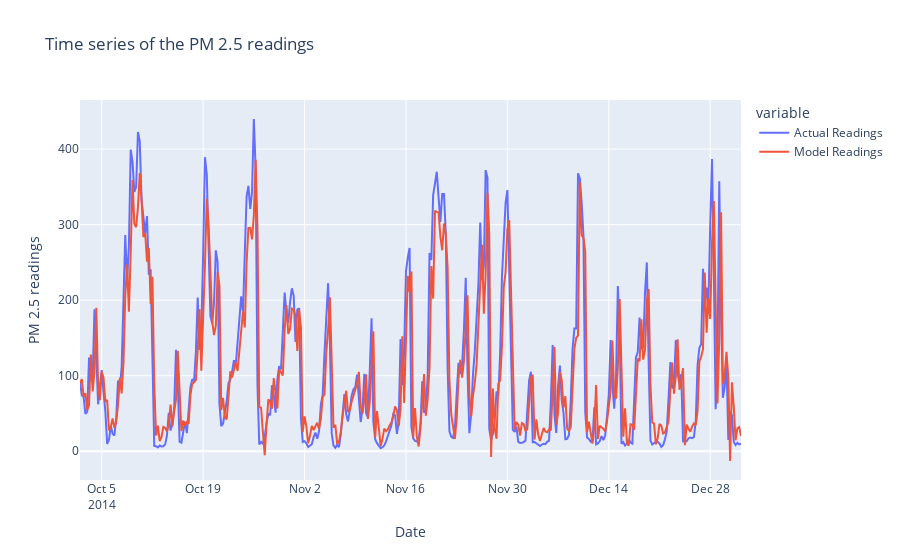

Notebook source saved alongside this figure:
### Markdown cell above
**Task 20:** Visualize the readings on a line plot

### Code cell
fig = px.line(
    df_pred,
    labels={"value": "P2"},
    title = "Time series of the PM 2.5 readings"
)
fig.update_layout(xaxis_title = "Date",yaxis_title = "PM 2.5 readings")
fig.show();

### Figure 1 — Plotly figure (JSON) as saved in the notebook; plotly's stock layout.template omitted (floating-point values rounded to 4 significant figures; data arrays with more than 128 entries replaced by an {"elided": "..."} marker saying what was removed)
{"data": [{"hovertemplate": "variable=Actual Readings<br>index=%{x}<br>P2=%{y}<extra></extra>", "legendgroup": "Actual Readings", "line": {"color": "#636efa", "dash": "solid"}, "marker": {"symbol": "circle"}, "mode": "lines", "name": "Actual Readings", "orientation": "v", "showlegend": true, "type": "scatter", "x": {"elided": "366 str values"}, "xaxis": "x", "y": {"elided": "366 float values"}, "yaxis": "y"}, {"hovertemplate": "variable=Model Readings<br>index=%{x}<br>P2=%{y}<extra></extra>", "legendgroup": "Model Readings", "line": {"color": "#EF553B", "dash": "solid"}, "marker": {"symbol": "circle"}, "mode": "lines", "name": "Model Readings", "orientation": "v", "showlegend": true, "type": "scatter", "x": {"elided": "366 str values"}, "xaxis": "x", "y": {"elided": "366 float values"}, "yaxis": "y"}], "layout": {"legend": {"title": {"text": "variable"}, "tracegroupgap": 0}, "title": {"text": "Time series of the PM 2.5 readings"}, "xaxis": {"anchor": "y", "domain": [0, 1], "title": {"text": "Date"}}, "yaxis": {"anchor": "x", "domain": [0, 1], "title": {"text": "PM 2.5 readings"}}}}
